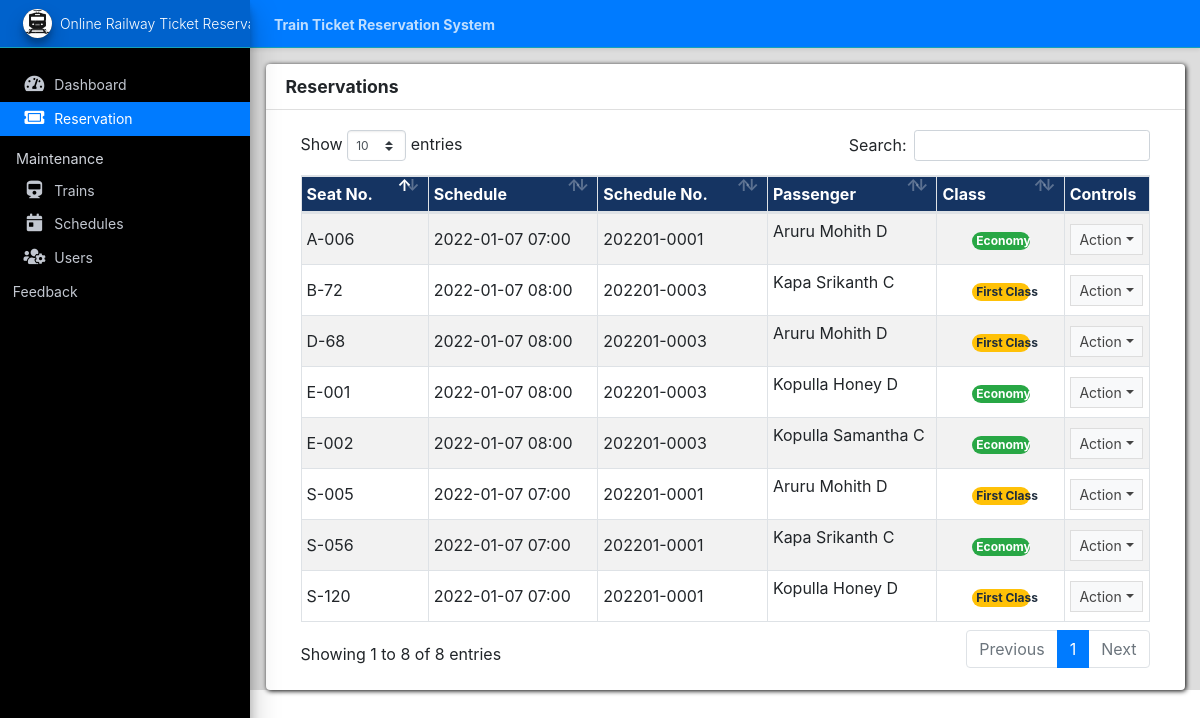
The app's page /admin/?page=reservations (signed in) with its own data.
### tables this page shows
CREATE TABLE `reservation_list` (
  `id` int(30) NOT NULL,
  `seat_num` varchar(50) NOT NULL,
  `schedule_id` int(30) NOT NULL,
  `schedule` datetime NOT NULL,
  `firstname` text NOT NULL,
  `middlename` text NOT NULL,
  `lastname` text NOT NULL,
  `seat_type` tinyint(1) NOT NULL DEFAULT 1 COMMENT '1=First Class, 2 = Economy',
  `fare_amount` float NOT NULL DEFAULT 0,
  `date_created` datetime NOT NULL DEFAULT current_timestamp(),
  `date_updated` datetime DEFAULT NULL ON UPDATE current_timestamp()
);

CREATE TABLE `schedule_list` (
  `id` int(30) NOT NULL,
  `code` varchar(100) NOT NULL,
  `train_id` int(30) NOT NULL,
  `route_from` text NOT NULL,
  `route_to` text NOT NULL,
  `type` tinyint(1) NOT NULL DEFAULT 1 COMMENT '1 = daily, 2= One-Time Schedule',
  `date_schedule` date DEFAULT NULL,
  `time_schedule` time NOT NULL,
  `first_class_fare` float NOT NULL DEFAULT 0,
  `economy_fare` float NOT NULL DEFAULT 0,
  `delete_flag` tinyint(1) NOT NULL DEFAULT 0,
  `date_created` datetime NOT NULL DEFAULT current_timestamp(),
  `date_updated` datetime DEFAULT NULL ON UPDATE current_timestamp()
);

### config.php (called while the page is built, shortened)
<?php
require_once('classes/DBConnection.php');
require_once('classes/SystemSettings.php');
function validate_image($file){
	if(!empty($file)){
        $ex = explode('?',$file);
        $file = $ex[0];
        $param =  isset($ex[1]) ? '?'.$ex[1]  : '';
		if(is_file(base_app.$file)){
			return base_url.$file.$param;
		}else{
			return base_url.'dist/img/no-image-available.png';
		}
	}else{
		return base_url.'dist/img/no-image-available.png';
	}
}
function isMobileDevice(){
    $aMobileUA = array(
        '/iphone/i' => 'iPhone',
        '/ipod/i' => 'iPod',
        '/ipad/i' => 'iPad',
        '/android/i' => 'Android',
        '/blackberry/i' => 'BlackBerry',
        '/webos/i' => 'Mobile'
    );
    return false;
}
?>

### classes/DBConnection.php (called while the page is built, shortened)
<?php
class DBConnection{
    private $host = DB_SERVER;
    private $username = DB_USERNAME;
    private $password = DB_PASSWORD;
    private $database = DB_NAME;
    public $conn;
    public function __construct(){
        if (!isset($this->conn)) {
            $this->conn = new mysqli($this->host, $this->username, $this->password, $this->database);
        }
    }
}
?>

### classes/SystemSettings.php (called while the page is built, shortened)
<?php
class SystemSettings extends DBConnection{
	function userdata($field = ''){
		if(!empty($field)){
			if(isset($_SESSION['userdata'][$field]))
				return $_SESSION['userdata'][$field];
			else
				return null;
		}else{
			return false;
		}
	}
	function info($field=''){
		if(!empty($field)){
			if(isset($_SESSION['system_info'][$field]))
				return $_SESSION['system_info'][$field];
			else
				return false;
		}else{
			return false;
		}
	}
}
$_settings = new SystemSettings();
?>

### admin/reservations/index.php (the view, shortened to what this page needs)
<div class="card card-outline card-primary" style="border: none; box-shadow: 1px 1px 5px black;">
	<div class="card-header">
		<h3 class="card-title" style="font-weight: bold;">Reservations</h3>
	</div>
	<div class="card-body">
		<div class="container-fluid">
        <div class="container-fluid">
			<table class="table table-hover table-striped table-bordered">
				<colgroup>
					<col width="15%">
					<col width="20%">
					<col width="20%">
					<col width="20%">
					<col width="15%">
					<col width="10%">
				</colgroup>
				<thead>
					<tr style="background-color: #153462; color: white; border: none;">
						<th>Seat No.</th>
						<th>Schedule</th>
						<th>Schedule No.</th>
						<th>Passenger</th>
						<th>Class</th>
						<th>Controls</th>
					</tr>
				</thead>
				<tbody>
					<?php
						$qry = $conn->query("SELECT r.*,s.code as sched_code from `reservation_list` r inner join `schedule_list` s on r.schedule_id = s.id order by unix_timestamp(r.`date_created`) desc ");
						while($row = $qry->fetch_assoc()):
					?>
						<tr>
							<td><?= $row['seat_num'] ?></td>
							<td class=""><?php echo date("Y-m-d H:i",strtotime($row['schedule'])) ?></td>
							<td><?php echo ($row['sched_code']) ?></td>
							<td class=""><p class="truncate-1"><?php echo ucwords($row['lastname'].'
							 '.$row['firstname'].' '.$row['middlename']) ?></p></td>
							<td class="text-center">
								<?php
									switch ($row['seat_type']){
										case 1:
											echo '<span class="rounded-pill badge badge-warning col-6">First Class</span>';
											break;
										case 2:
											echo '<span class="rounded-pill badge badge-success col-6">Economy</span>';
											break;
									}
								?>
							</td>
							<td align="center">
								 <button type="button" class="btn btn-flat btn-default btn-sm dropdown-toggle dropdown-icon" data-toggle="dropdown">
				                  		Action
				                  </button>
							</td>
						</tr>
					<?php endwhile; ?>
				</tbody>
			</table>
		</div>
		</div>
	</div>
</div>

### admin/index.php (shortened to what this page needs)
<?php require_once('../config.php'); ?>
 <!DOCTYPE html>
<html lang="en" class="" style="height: auto;">
<?php require_once('inc/header.php') ?>
  <body class="sidebar-mini layout-fixed control-sidebar-slide-open layout-navbar-fixed sidebar-mini-md sidebar-mini-xs" data-new-gr-c-s-check-loaded="14.991.0" data-gr-ext-installed="" style="height: auto;">
    <div class="wrapper">
     <?php require_once('inc/topBarNav.php') ?>
     <?php require_once('inc/navigation.php') ?>
     <?php $page = isset($_GET['page']) ? $_GET['page'] : 'home';  ?>
      <div class="content-wrapper pt-3" style="min-height: 567.854px;">
        <section class="content ">
          <div class="container-fluid">
            <?php
              if(!file_exists($page.".php") && !is_dir($page)){
                  include '404.html';
              }else{
                if(is_dir($page))
                  include $page.'/index.php';
                else
                  include $page.'.php';
              }
            ?>
          </div>
        </section>
      </div>
      <?php require_once('inc/footer.php') ?>
  </body>
</html>

### admin/inc/header.php (shortened to what this page needs)
<head>
    <link rel="stylesheet" href="<?php echo base_url ?>plugins/fontawesome-free/css/all.min.css">
    <link rel="stylesheet" href="<?php echo base_url ?>plugins/tempusdominus-bootstrap-4/css/tempusdominus-bootstrap-4.min.css">
  <link rel="stylesheet" href="<?php echo base_url ?>plugins/datatables-bs4/css/dataTables.bootstrap4.min.css">
  <link rel="stylesheet" href="<?php echo base_url ?>plugins/datatables-responsive/css/responsive.bootstrap4.min.css">
  <link rel="stylesheet" href="<?php echo base_url ?>plugins/datatables-buttons/css/buttons.bootstrap4.min.css">
  <link rel="stylesheet" href="<?php echo base_url ?>plugins/select2/css/select2.min.css">
  <link rel="stylesheet" href="<?php echo base_url ?>plugins/select2-bootstrap4-theme/select2-bootstrap4.min.css">
    <link rel="stylesheet" href="<?php echo base_url ?>plugins/icheck-bootstrap/icheck-bootstrap.min.css">
    <link rel="stylesheet" href="<?php echo base_url ?>plugins/jqvmap/jqvmap.min.css">
    <link rel="stylesheet" href="<?php echo base_url ?>plugins/fullcalendar/main.css">
    <link rel="stylesheet" href="<?php echo base_url ?>dist/css/adminlte.css">
    <link rel="stylesheet" href="<?php echo base_url ?>dist/css/custom.css">
    <link rel="stylesheet" href="<?php echo base_url ?>plugins/overlayScrollbars/css/OverlayScrollbars.min.css">
    <link rel="stylesheet" href="<?php echo base_url ?>plugins/daterangepicker/daterangepicker.css">
    <link rel="stylesheet" href="<?php echo base_url ?>plugins/summernote/summernote-bs4.min.css">
  <link rel="stylesheet" href="<?php echo base_url ?>plugins/sweetalert2-theme-bootstrap-4/bootstrap-4.min.css">
  </head>

### admin/inc/topBarNav.php (shortened to what this page needs)
<nav class="main-header navbar navbar-expand navbar-dark border  border-info border-top-0  border-left-0 border-right-0 text-sm shadow-sm bg-primary">
  <ul class="navbar-nav">
    <li class="nav-item d-none d-sm-inline-block">
      <a href="<?php echo base_url ?>" class="nav-link"><b><?php echo (!isMobileDevice()) ? $_settings->info('name'):$_settings->info('short_name'); ?></b></a>
    </li>
  </ul>
  <ul class="navbar-nav ml-auto">
    <li class="nav-item">
      <div class="btn-group nav-link">
        </div>
    </li>
  </ul>
</nav>

### admin/inc/navigation.php (shortened to what this page needs)
<aside class="main-sidebar sidebar-dark-primary elevation-4 sidebar-no-expand bg-gradient-black" >
  <a href="<?php echo base_url ?>admin" class="brand-link bg-transparent text-sm border-info shadow-sm bg-primary" >
  <img src="<?php echo validate_image($_settings->info('logo'))?>" alt="Store Logo" class="brand-image img-circle elevation-3 bg-black" style="width: 1.8rem;height: 1.8rem;max-height: unset;object-fit:scale-down;object-position:center center">
  <span class="brand-text font-weight-light"><?php echo $_settings->info('short_name') ?></span>
  </a>
  <div style="background-color: black;" class="sidebar os-host os-theme-light os-host-overflow os-host-overflow-y os-host-resize-disabled os-host-transition os-host-scrollbar-horizontal-hidden">
    <div class="os-content-glue" style="margin: 0px -8px; width: 249px; height: 646px;"></div>
    <div class="os-padding">
      <div class="os-viewport os-viewport-native-scrollbars-invisible" style="overflow-y: scroll;">
        <div class="os-content" style="padding: 0px 8px; height: 100%; width: 100%;">
          <nav class="mt-4">
             <ul class="nav nav-pills nav-sidebar flex-column text-sm nav-compact nav-flat nav-child-indent nav-collapse-hide-child" data-widget="treeview" role="menu" data-accordion="false">
              <li class="nav-item dropdown">
                <a href="./" class="nav-link nav-home">
                  <i class="nav-icon fas fa-tachometer-alt"></i>
                  <p>
                    Dashboard
                  </p>
                </a>
              </li>
              <li class="nav-item">
                <a href="<?php echo base_url ?>admin/?page=reservations" class="nav-link nav-reservations">
                  <i class="nav-icon fas fa-ticket-alt"></i>
                  <p>
                    Reservation
                  </p>
                </a>
              </li>
              <?php if($_settings->userdata('type') == 1): ?>
              <li class="nav-header">Maintenance</li>
              <li class="nav-item dropdown">
                <a href="<?php echo base_url ?>admin/?page=trains" class="nav-link nav-trains">
                  <i class="nav-icon fas fa-train"></i>
                  <p>
                    Trains
                  </p>
                </a>
              </li>
              <li class="nav-item dropdown">
                <a href="<?php echo base_url ?>admin/?page=schedules" class="nav-link nav-schedules">
                  <i class="nav-icon fas fa-calendar-day"></i>
                  <p>
                    Schedules
                  </p>
                </a>
              </li>
              <li class="nav-item dropdown">
                <a href="<?php echo base_url ?>admin/?page=user/list" class="nav-link nav-user_list">
                  <i class="nav-icon fas fa-users-cog"></i>
                  <p>
                    Users
                  </p>
                </a>
              </li>
              <li class="nav-item dropdown">
                <a href="<?php echo base_url ?>admin/?page=inquiries" class="nav-link nav-inquries">
                  <p>
                    Feedback
                  </p>
                </a>
              </li>
              <?php endif; ?>
            </ul>
          </nav>
        </div>
      </div>
    </div>
  </div>
</aside>

### admin/inc/footer.php (shortened to what this page needs)
</div >

### records on screen
reservation_list: seat_num "E-001", schedule "2022-01-07 08:00", schedule.code "202201-0003", lastname+firstname+middlename "Kopulla Honey D", seat_type "Economy"
reservation_list: seat_num "E-002", schedule "2022-01-07 08:00", schedule.code "202201-0003", lastname+firstname+middlename "Kopulla Samantha C", seat_type "Economy"
reservation_list: seat_num "A-006", schedule "2022-01-07 07:00", schedule.code "202201-0001", lastname+firstname+middlename "Aruru Mohith D", seat_type "Economy"
reservation_list: seat_num "S-056", schedule "2022-01-07 07:00", schedule.code "202201-0001", lastname+firstname+middlename "Kapa Srikanth C", seat_type "Economy"
reservation_list: seat_num "D-68", schedule "2022-01-07 08:00", schedule.code "202201-0003", lastname+firstname+middlename "Aruru Mohith D", seat_type "First Class"
reservation_list: seat_num "B-72", schedule "2022-01-07 08:00", schedule.code "202201-0003", lastname+firstname+middlename "Kapa Srikanth C", seat_type "First Class"
reservation_list: seat_num "S-120", schedule "2022-01-07 07:00", schedule.code "202201-0001", lastname+firstname+middlename "Kopulla Honey D", seat_type "First Class"
reservation_list: seat_num "S-005", schedule "2022-01-07 07:00", schedule.code "202201-0001", lastname+firstname+middlename "Aruru Mohith D", seat_type "First Class"

### other values on screen
$_settings->info('name') "Train Ticket Reservation System"
$_settings->info('short_name') "Online Railway Ticket…"
